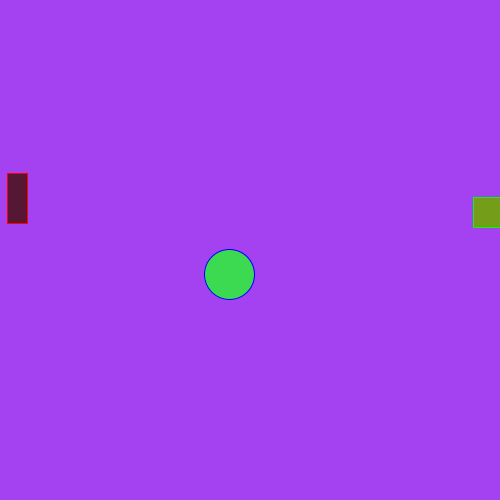
Frame 1 (no input)
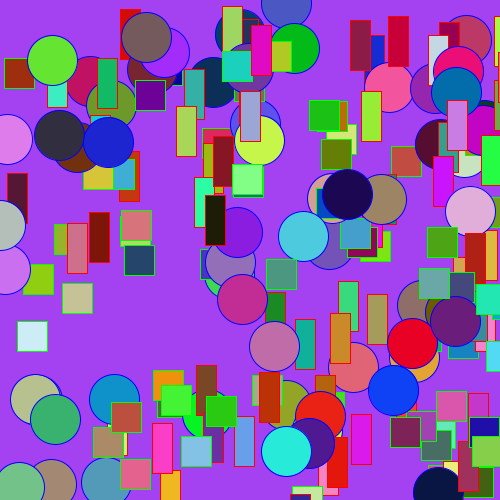
Frame 60 (the mouse pressed at the canvas centre just before this capture)
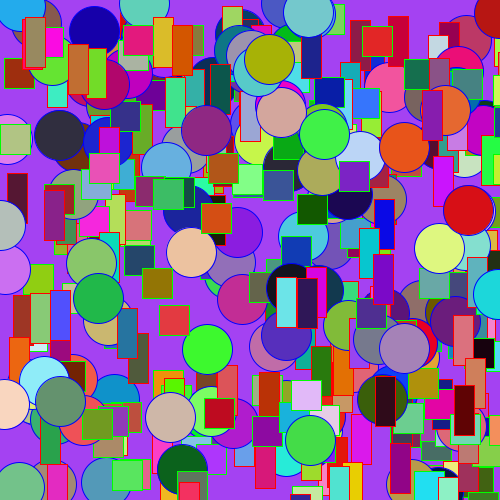
Frame 120 (the mouse held since frame 60 and released just before this capture)

The Processing sketch that drew these frames (run headless with seeded random() and noise(); from frame 60 on, the mouse is pressed at the canvas centre):

// Processing sketch: processing_79576
// ── processing_79576.pde

void setup(){
size(500,500);
background(random(0,255),random(0,255),random(0,255));
frameRate(10);
}
void draw(){
stroke(0,0,255);
fill(random(0,255),random(0,255),random(0,255));
ellipse(random(0,500),random(0,500),50,50);
stroke(255,0,0);
fill(random(0,255),random(0,255),random(0,255));
rect(random(0,500),random(0,500),20,50);
stroke(0,255,0);
fill(random(0,255),random(0,255),random(0,255));
rect(random(0,500),random(0,500),30,30);

}
